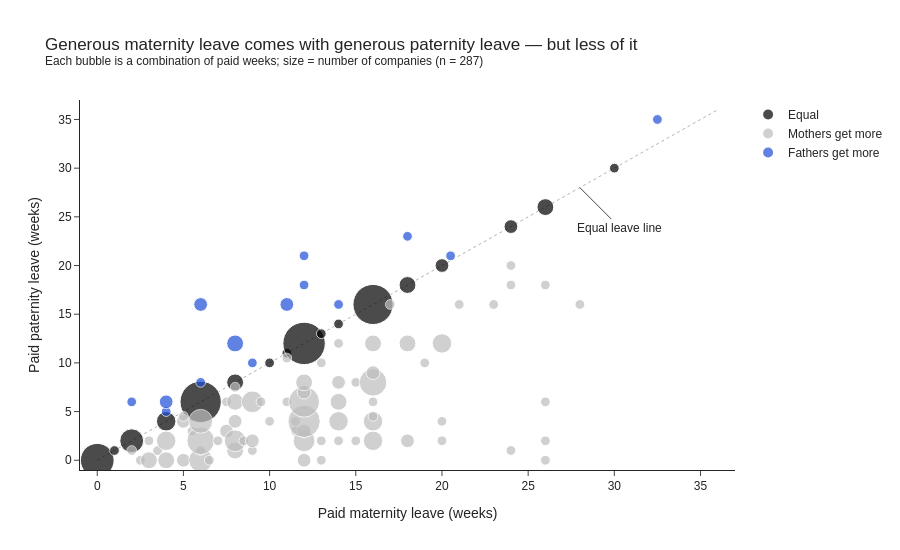

Notebook cell for this chart:
### Markdown cell above
### 3. Does generous maternity leave come with generous paternity leave?

### Code cell
# Aggregate identical (maternity, paternity) combinations into bubbles instead of plotting overlapping points
combos = paired.groupby(['Paid Maternity Leave', 'Paid Paternity Leave', 'Policy'], as_index=False).agg(
    Companies=('Company', 'size'))

fig = px.scatter(
    combos, x='Paid Maternity Leave', y='Paid Paternity Leave', size='Companies', color='Policy',
    color_discrete_map={'Equal': 'black', 'Mothers get more': GRAY, 'Fathers get more': DAD_COLOR},
    category_orders={'Policy': ['Equal', 'Mothers get more', 'Fathers get more']},
    size_max=30,
    title=f'Generous maternity leave comes with generous paternity leave — but less of it<br><sup>Each bubble is a combination of paid weeks; size = number of companies (n = {len(paired)})</sup>',
    labels={'Paid Maternity Leave': 'Paid maternity leave (weeks)', 'Paid Paternity Leave': 'Paid paternity leave (weeks)'},
)
fig.add_shape(type='line', x0=0, y0=0, x1=36, y1=36, line=dict(color='black', dash='dot', width=1), layer='below')
fig.add_annotation(x=28, y=28, text='Equal leave line', showarrow=True, arrowhead=0, ax=40, ay=40)
fig.update_layout(height=550, legend_title_text='', xaxis_range=[-1, 37], yaxis_range=[-1, 37])
fig.update_traces(marker_line_color='white', marker_line_width=1)
fig.show()

rho = stats.spearmanr(paired['Paid Maternity Leave'], paired['Paid Paternity Leave'])
print(f'Spearman correlation between paid maternity and paid paternity weeks: {rho.statistic:.2f} (p = {rho.pvalue:.1e})')

### Figure 1 — Plotly figure (JSON) as saved in the notebook; plotly's stock layout.template omitted (floating-point values rounded to 4 significant figures)
{"data": [{"hovertemplate": "Policy=Equal<br>Paid maternity leave (weeks)=%{x}<br>Paid paternity leave (weeks)=%{y}<br>Companies=%{marker.size}<extra></extra>", "legendgroup": "Equal", "marker": {"color": "black", "line": {"color": "white", "width": 1}, "size": [12, 1, 6, 4, 18, 3, 1, 1, 19, 1, 1, 17, 3, 2, 2, 3, 1], "sizemode": "area", "sizeref": 0.02111, "symbol": "circle"}, "mode": "markers", "name": "Equal", "orientation": "v", "showlegend": true, "type": "scatter", "x": [0.0, 1.0, 2.0, 4.0, 6.0, 8.0, 10.0, 11.0, 12.0, 13.0, 14.0, 16.0, 18.0, 20.0, 24.0, 26.0, 30.0], "xaxis": "x", "y": [0.0, 1.0, 2.0, 4.0, 6.0, 8.0, 10.0, 11.0, 12.0, 13.0, 14.0, 16.0, 18.0, 20.0, 24.0, 26.0, 30.0], "yaxis": "y"}, {"hovertemplate": "Policy=Mothers get more<br>Paid maternity leave (weeks)=%{x}<br>Paid paternity leave (weeks)=%{y}<br>Companies=%{marker.size}<extra></extra>", "legendgroup": "Mothers get more", "marker": {"color": "#BDBDBD", "line": {"color": "white", "width": 1}, "size": [1, 1, 3, 1, 1, 3, 4, 2, 2, 1, 1, 6, 1, 8, 6, 1, 1, 2, 1, 3, 5, 2, 3, 1, 1, 1, 2, 5, 1, 1, 1, 1, 1, 1, 2, 5, 2, 11, 10, 2, 3, 1, 1, 1, 1, 4, 3, 2, 1, 1, 1, 4, 4, 1, 1, 8, 2, 3, 1, 2, 3, 1, 1, 1, 4, 1, 1, 1, 1, 1, 1, 1, 1, 1, 1, 1], "sizemode": "area", "sizeref": 0.02111, "symbol": "circle"}, "mode": "markers", "name": "Mothers get more", "orientation": "v", "showlegend": true, "type": "scatter", "x": [2.0, 2.5, 3.0, 3.0, 3.5, 4.0, 4.0, 5.0, 5.0, 5.0, 5.5, 6.0, 6.0, 6.0, 6.0, 6.5, 7.0, 7.5, 7.5, 8.0, 8.0, 8.0, 8.0, 8.0, 8.5, 9.0, 9.0, 9.0, 9.5, 10.0, 11.0, 11.0, 11.5, 11.5, 12.0, 12.0, 12.0, 12.0, 12.0, 12.0, 12.0, 13.0, 13.0, 13.0, 14.0, 14.0, 14.0, 14.0, 14.0, 15.0, 15.0, 16.0, 16.0, 16.0, 16.0, 16.0, 16.0, 16.0, 17.0, 18.0, 18.0, 19.0, 20.0, 20.0, 20.0, 21.0, 23.0, 24.0, 24.0, 24.0, 26.0, 26.0, 26.0, 26.0, 28.0, 39.0], "xaxis": "x", "y": [1.0, 0.0, 0.0, 2.0, 1.0, 0.0, 2.0, 0.0, 4.0, 4.5, 3.0, 0.0, 1.0, 2.0, 4.0, 0.0, 2.0, 3.0, 6.0, 1.0, 2.0, 4.0, 6.0, 7.5, 2.0, 1.0, 2.0, 6.0, 6.0, 4.0, 6.0, 10.5, 3.0, 4.0, 0.0, 2.0, 3.0, 4.0, 6.0, 7.0, 8.0, 0.0, 2.0, 10.0, 2.0, 4.0, 6.0, 8.0, 12.0, 2.0, 8.0, 2.0, 4.0, 4.5, 6.0, 8.0, 9.0, 12.0, 16.0, 2.0, 12.0, 10.0, 2.0, 4.0, 12.0, 16.0, 16.0, 1.0, 18.0, 20.0, 0.0, 2.0, 6.0, 18.0, 16.0, 1.0], "yaxis": "y"}, {"hovertemplate": "Policy=Fathers get more<br>Paid maternity leave (weeks)=%{x}<br>Paid paternity leave (weeks)=%{y}<br>Companies=%{marker.size}<extra></extra>", "legendgroup": "Fathers get more", "marker": {"color": "#1D4ED8", "line": {"color": "white", "width": 1}, "size": [1, 1, 2, 1, 2, 3, 1, 2, 1, 1, 1, 1, 1, 1], "sizemode": "area", "sizeref": 0.02111, "symbol": "circle"}, "mode": "markers", "name": "Fathers get more", "orientation": "v", "showlegend": true, "type": "scatter", "x": [2.0, 4.0, 4.0, 6.0, 6.0, 8.0, 9.0, 11.0, 12.0, 12.0, 14.0, 18.0, 20.5, 32.5], "xaxis": "x", "y": [6.0, 5.0, 6.0, 8.0, 16.0, 12.0, 10.0, 16.0, 18.0, 21.0, 16.0, 23.0, 21.0, 35.0], "yaxis": "y"}], "layout": {"annotations": [{"arrowhead": 0, "ax": 40, "ay": 40, "showarrow": true, "text": "Equal leave line", "x": 28, "y": 28}], "height": 550, "legend": {"itemsizing": "constant", "title": {"text": ""}, "tracegroupgap": 0}, "shapes": [{"layer": "below", "line": {"color": "black", "dash": "dot", "width": 1}, "type": "line", "x0": 0, "x1": 36, "y0": 0, "y1": 36}], "title": {"text": "Generous maternity leave comes with generous paternity leave — but less of it<br><sup>Each bubble is a combination of paid weeks; size = number of companies (n = 287)</sup>"}, "xaxis": {"anchor": "y", "domain": [0.0, 1.0], "range": [-1, 37], "title": {"text": "Paid maternity leave (weeks)"}}, "yaxis": {"anchor": "x", "domain": [0.0, 1.0], "range": [-1, 37], "title": {"text": "Paid paternity leave (weeks)"}}}}
